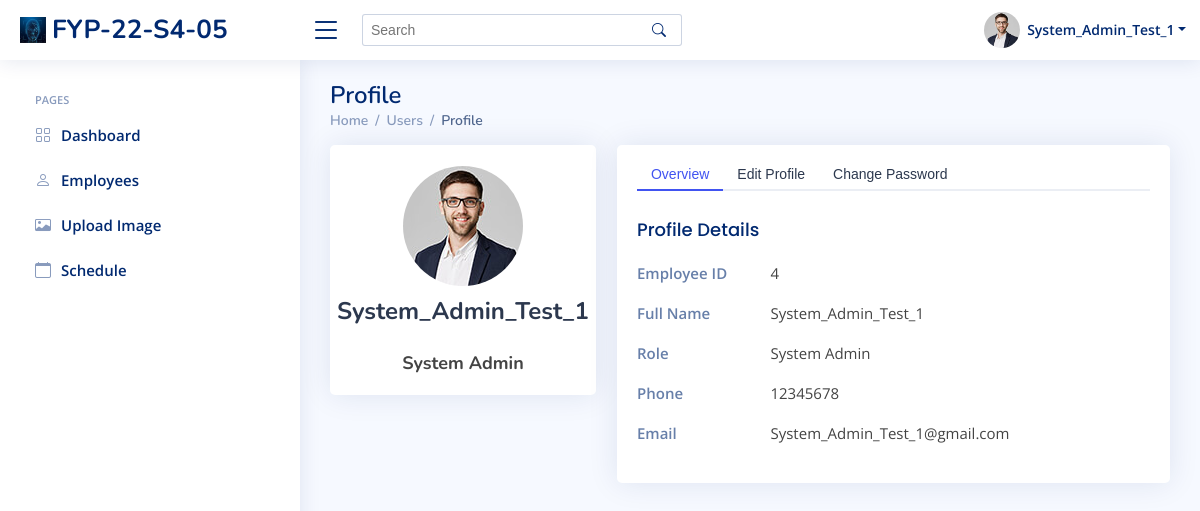
/sys_admin/user_profile (signed in), run on an earlier commit of the app's database.
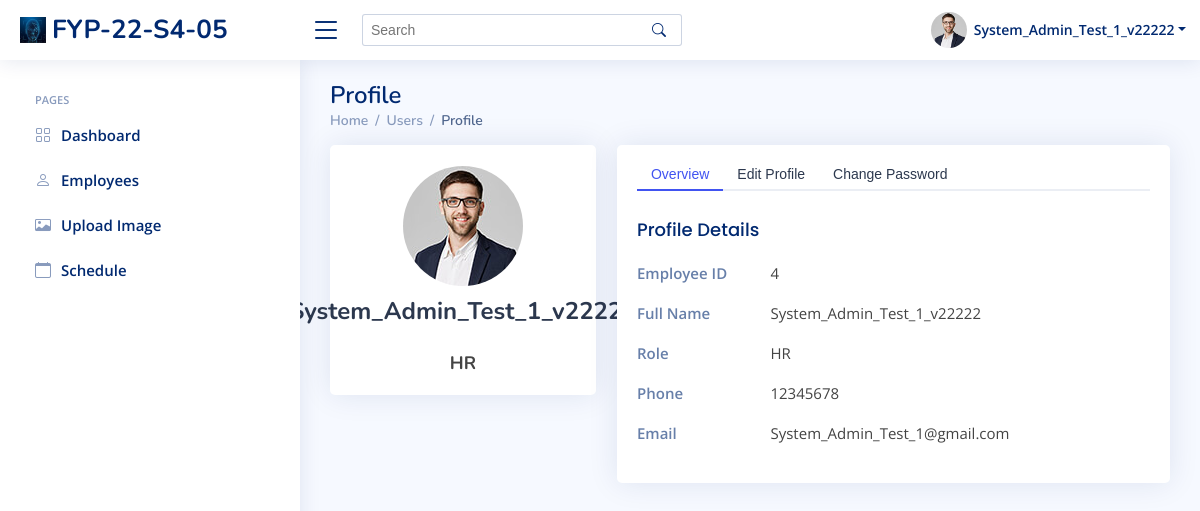
And on a later commit of the database.
### index/models.py (models this page shows, shortened)
class Employee(models.Model):
	Employee_ID = models.IntegerField(primary_key=True)
	Full_Name = models.CharField(max_length=100)
	Phone_Number = models.CharField(max_length=100)
	Email_Address = models.EmailField()
	Role = models.ForeignKey(Role, on_delete=models.CASCADE)
	Profile_Image = models.ImageField(upload_to=user_directory_path, null=True, blank=True)
	Password = models.CharField(max_length=256)
	Start_Date = models.DateField(auto_now_add=True)

class Role(models.Model):
	Role_ID = models.IntegerField(primary_key=True)
	Role_Name = models.CharField(max_length=100)

### index/views/sys_admin.py (the view)
# urls.py: path('sys_admin/user_profile', sys_admin.user_profile, name='sys_admin_user_profile'),
def user_profile(request):
	if 'Employee_ID' in request.session:
		currentEmployee = Employee.objects.get(Employee_ID=request.session['Employee_ID'])
		if request.method == 'POST':
			if request.POST.get('form_type') == 'editProfile':
				if Role.objects.filter(Role_Name=request.POST.get('role_edit')) == 0:
					messages.error(request, 'No such role')
					return redirect('sys_admin_user_profile')
				currentEmployee.Full_Name = request.POST.get('fullName_edit')
				Role_edit = Role.objects.get(Role_Name=request.POST.get('role_edit'))
				currentEmployee.Role = Role_edit
				currentEmployee.Phone_Number = request.POST.get('phone_edit')
				currentEmployee.Email_Address = request.POST.get('email_edit')
				currentEmployee.save()
				return redirect('sys_admin_user_profile')
			elif request.POST.get('form_type') == 'changePassword':
				if request.POST.get('password') == currentEmployee.Password:
					currentEmployee.Password = request.POST.get('newpassword')
					currentEmployee.save()
					messages.info(request, 'Your password has been changed')
					return redirect('sys_admin_user_profile')
				else:
					messages.error(request, 'Your current password does not match')
					return redirect('sys_admin_user_profile')
		else:
			context = {
				'Employee_ID' : currentEmployee.Employee_ID,
				'Full_Name' : currentEmployee.Full_Name,
				'Role' : currentEmployee.Role.Role_Name,
				'Email' : currentEmployee.Email_Address,
				'Phone' : currentEmployee.Phone_Number,
			}
			return render(request, 'sys_admin/sys_admin_user_profile.html', context)
	else:
		messages.error(request, 'Please login')
		return redirect('login')

### templates/sys_admin/sys_admin_user_profile.html (shortened to what the changed rows need)
{% extends "index/base.html" %}
{% load static %}
{% block content %}
  <header id="header" class="header fixed-top d-flex align-items-center">
    <nav class="header-nav ms-auto">
      <ul class="d-flex align-items-center">
        <li class="nav-item dropdown pe-3">
          <a class="nav-link nav-profile d-flex align-items-center pe-0" href="#" data-bs-toggle="dropdown">
            <img src="../../assets/img/profile-img.jpg" alt="Profile" class="rounded-circle">
            <span class="d-none d-md-block dropdown-toggle ps-2">{{ Full_Name }}</span>
          </a>
        </li>
      </ul>
    </nav>
  </header>
  <main id="main" class="main">
    <div class="pagetitle">
      <h1>Profile</h1>
    </div>
    <section class="section profile">
      <div class="row">
        <div class="col-xl-4">
          <div class="card">
            <div class="card-body profile-card pt-4 d-flex flex-column align-items-center">
              <img src="../../assets/img/profile-img.jpg" alt="Profile" class="rounded-circle">
              <h2>{{ Full_Name }}</h2>
              <h3>{{ Role }}</h3>
            </div>
          </div>
        </div>
        <div class="col-xl-8">
          <div class="card">
            <div class="card-body pt-3">
              <div class="tab-content pt-2">
                <div class="tab-pane fade show active profile-overview" id="profile-overview">
                  <div class="row">
                    <div class="col-lg-3 col-md-4 label ">Full Name</div>
                    <div class="col-lg-9 col-md-8">{{ Full_Name }}</div>
                  </div>
                  <div class="row">
                    <div class="col-lg-3 col-md-4 label">Role</div>
                    <div class="col-lg-9 col-md-8">{{ Role }}</div>
                  </div>
                  <div class="row">
                    <div class="col-lg-3 col-md-4 label">Phone</div>
                    <div class="col-lg-9 col-md-8">{{ Phone }}</div>
                  </div>
                  <div class="row">
                    <div class="col-lg-3 col-md-4 label">Email</div>
                    <div class="col-lg-9 col-md-8">{{ Email }}</div>
                  </div>
                </div>
              </div>
            </div>
          </div>
        </div>
      </div>
    </section>
  </main>
{% endblock content %}

What changed in the data, as far as the page shows it:
no longer on this page (row unchanged): Role: Role_Name "System Admin"
changed Employee "System_Admin_Test_1@gmail.com": Full_Name "System_Admin_Test_1" → "System_Admin_Test_1_v22222"
now on this page (row unchanged): Role: Role_Name "HR"
